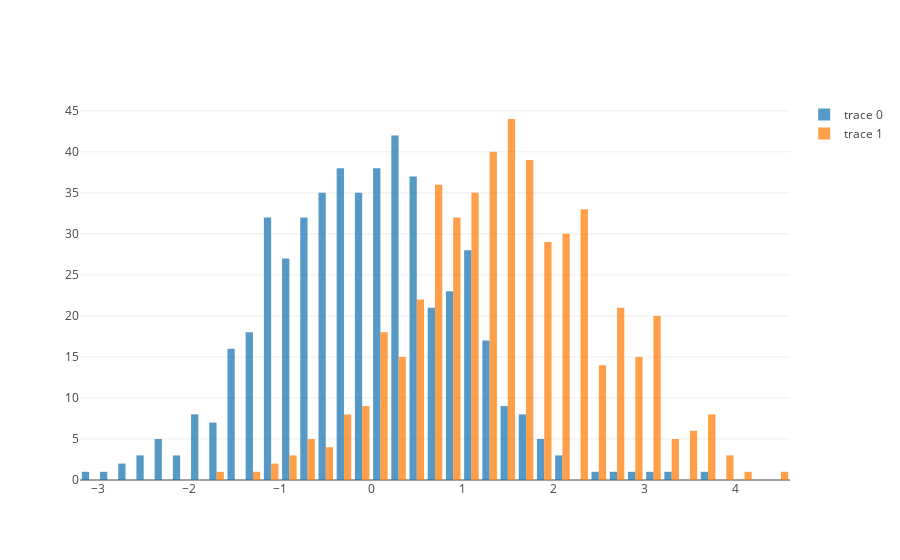

The notebook cell this image was saved under:
### Code cell
x0 = np.random.randn(500)
x1 = np.random.randn(500) + 1.5

trace1 = go.Histogram(
    x=x0,
    opacity=0.75
)

trace2 = go.Histogram(
    x=x1,
    opacity=0.75
)

data = [ trace1, trace2 ]
layout = go.Layout(barmode='overlay')
fig = go.Figure(data=data, layout=layout)

plotly.offline.iplot(data)

### Figure 1 — Plotly figure (JSON) as saved in the notebook; plotly's stock layout.template omitted (floating-point values rounded to 4 significant figures; data arrays with more than 128 entries replaced by an {"elided": "..."} marker saying what was removed)
{"data": [{"opacity": 0.75, "type": "histogram", "uid": "3f407d50-f50c-11e8-ae2e-080027daca25", "x": {"elided": "500 float values"}}, {"opacity": 0.75, "type": "histogram", "uid": "3f407d51-f50c-11e8-ae2e-080027daca25", "x": {"elided": "500 float values"}}], "layout": {}}
